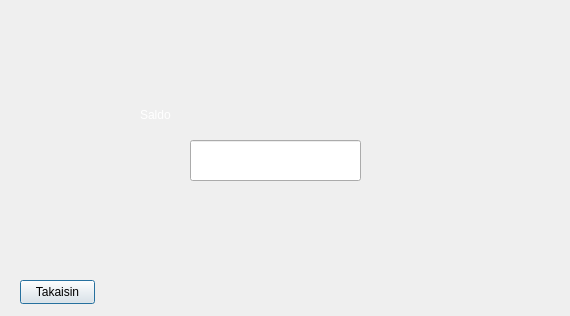
<?xml version="1.0" encoding="UTF-8"?>
<ui version="4.0">
 <class>BalanceWindow</class>
 <widget class="QDialog" name="BalanceWindow">
  <property name="geometry">
   <rect>
    <x>0</x>
    <y>0</y>
    <width>570</width>
    <height>316</height>
   </rect>
  </property>
  <property name="windowTitle">
   <string>Dialog</string>
  </property>
  <property name="styleSheet">
   <string notr="true">QLabel {
color: white;
}</string>
  </property>
  <widget class="QLabel" name="label_12">
   <property name="geometry">
    <rect>
     <x>0</x>
     <y>0</y>
     <width>571</width>
     <height>91</height>
    </rect>
   </property>
   <property name="styleSheet">
    <string notr="true">image: url(:/images/otti2.png);</string>
   </property>
   <property name="text">
    <string/>
   </property>
  </widget>
  <widget class="QLabel" name="label_11">
   <property name="geometry">
    <rect>
     <x>0</x>
     <y>85</y>
     <width>571</width>
     <height>231</height>
    </rect>
   </property>
   <property name="font">
    <font>
     <pointsize>28</pointsize>
    </font>
   </property>
   <property name="styleSheet">
    <string notr="true">image: url(:/images/default.png);</string>
   </property>
   <property name="text">
    <string/>
   </property>
  </widget>
  <widget class="QPushButton" name="backButton">
   <property name="geometry">
    <rect>
     <x>20</x>
     <y>280</y>
     <width>75</width>
     <height>24</height>
    </rect>
   </property>
   <property name="text">
    <string>Takaisin</string>
   </property>
  </widget>
  <widget class="QLineEdit" name="lineEdit">
   <property name="geometry">
    <rect>
     <x>190</x>
     <y>140</y>
     <width>171</width>
     <height>41</height>
    </rect>
   </property>
  </widget>
  <widget class="QLabel" name="label">
   <property name="geometry">
    <rect>
     <x>140</x>
     <y>90</y>
     <width>291</width>
     <height>51</height>
    </rect>
   </property>
   <property name="text">
    <string>&lt;html&gt;&lt;head/&gt;&lt;body&gt;&lt;p&gt;Saldo&lt;/p&gt;&lt;/body&gt;&lt;/html&gt;</string>
   </property>
  </widget>
 </widget>
 <resources/>
 <connections/>
</ui>
